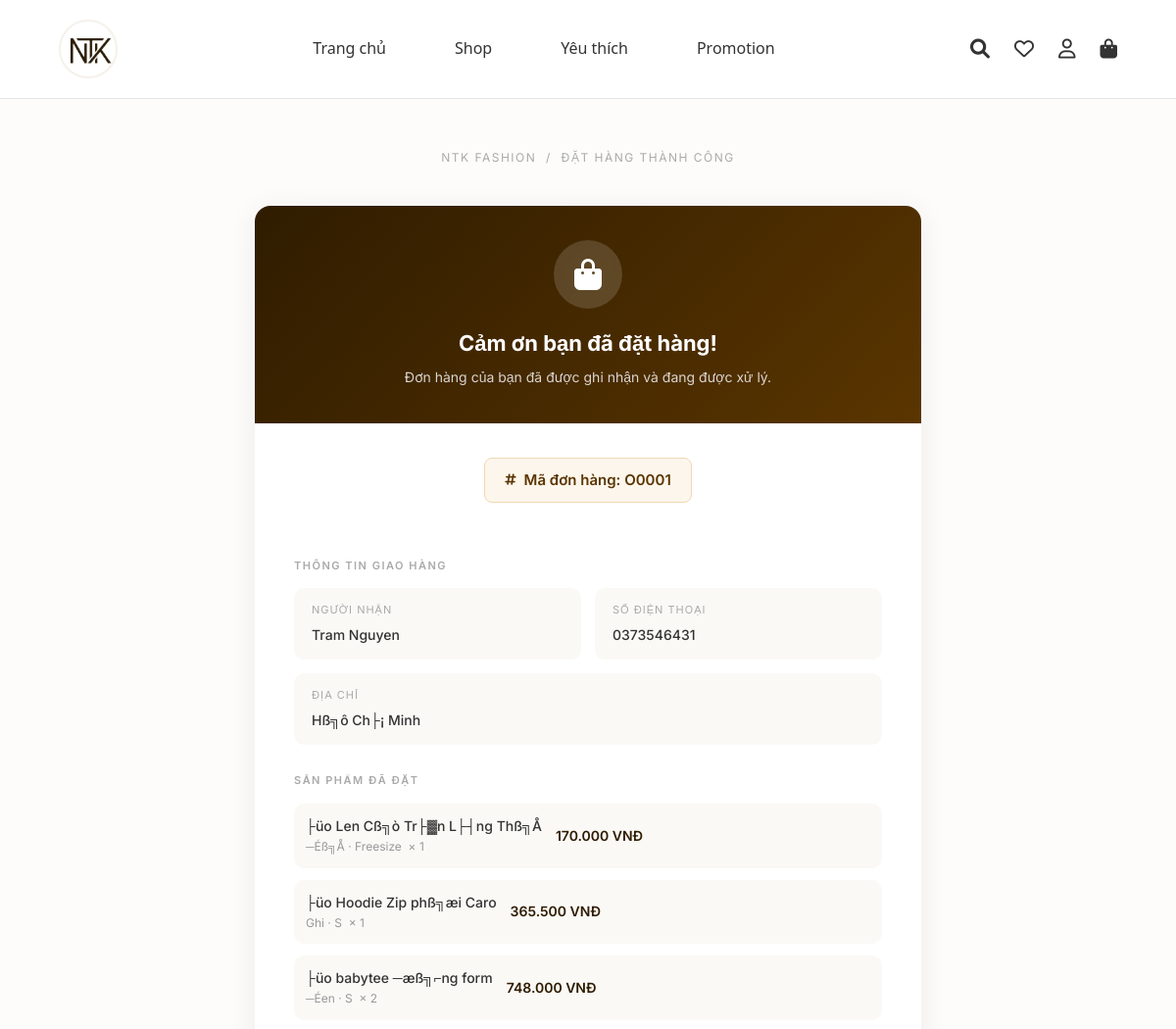
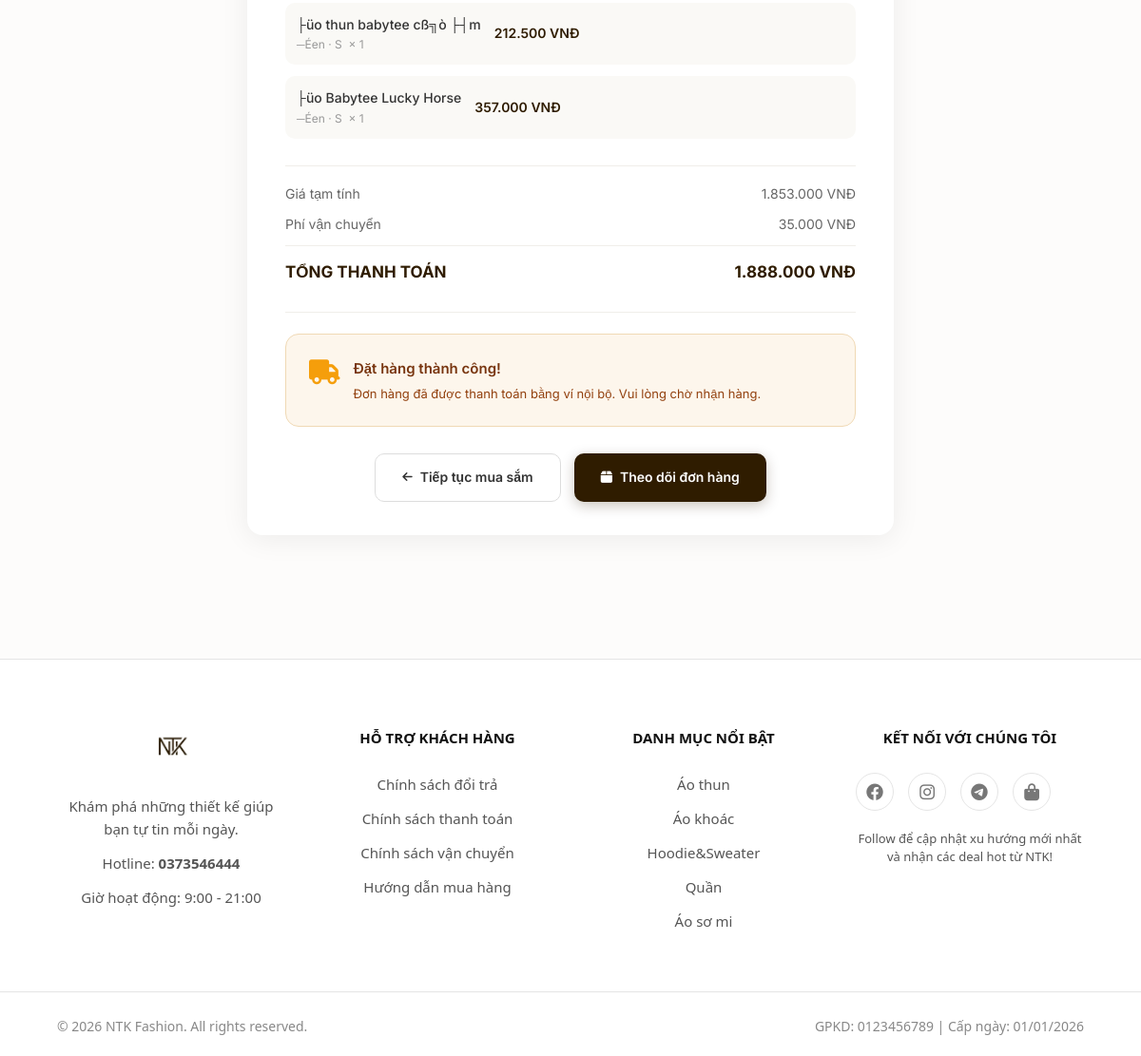
/order_success.php?id=O0001, run on the app's committed database (2 pictures, top to bottom).
### tables this page shows
CREATE TABLE `orders` (
  `order_id` char(5) NOT NULL,
  `payos_order_code` bigint(20) DEFAULT NULL,
  `payos_qr_code` text DEFAULT NULL,
  `user_id` char(5) DEFAULT NULL,
  `order_date` datetime DEFAULT current_timestamp(),
  `fullname` varchar(100) DEFAULT NULL,
  `phone` varchar(10) DEFAULT NULL,
  `address` varchar(500) DEFAULT NULL,
  `total_price` decimal(15,2) DEFAULT NULL,
  `shipping_fee` decimal(15,2) DEFAULT NULL,
  `shipping_method_id` char(5) DEFAULT NULL,
  `discount_value` decimal(15,2) DEFAULT NULL,
  `order_status` int(11) DEFAULT NULL,
  `final_price` decimal(15,2) DEFAULT NULL,
  `payment_status` int(11) DEFAULT 0,
  `payment_method` int(11) DEFAULT NULL,
  `coupon_id` char(5) DEFAULT NULL,
  `tracking_number` varchar(50) DEFAULT NULL,
  `wallet_used_amount` decimal(15,2) DEFAULT 0.00,
  `note` varchar(500) DEFAULT NULL,
  `payos_checkout_url` varchar(1000) DEFAULT NULL,
  PRIMARY KEY (`order_id`),
  KEY `fk_order_user` (`user_id`),
  KEY `fk_order_coupon` (`coupon_id`),
  KEY `fk_order_ship` (`shipping_method_id`),
  CONSTRAINT `fk_order_coupon` FOREIGN KEY (`coupon_id`) REFERENCES `coupons` (`coupon_id`),
  CONSTRAINT `fk_order_ship` FOREIGN KEY (`shipping_method_id`) REFERENCES `shipping_methods` (`shipping_method_id`),
  CONSTRAINT `fk_order_user` FOREIGN KEY (`user_id`) REFERENCES `users` (`user_id`)
);

CREATE TABLE `order_details` (
  `detail_id` char(5) NOT NULL,
  `order_id` char(5) DEFAULT NULL,
  `variant_id` char(5) DEFAULT NULL,
  `quantity` int(11) DEFAULT NULL,
  `price` decimal(15,2) DEFAULT NULL,
  `feedback` varchar(500) DEFAULT NULL,
  `is_reviewed` int(11) DEFAULT 0,
  `product_name` varchar(200) DEFAULT NULL,
  `unit_price` decimal(15,2) DEFAULT NULL,
  PRIMARY KEY (`detail_id`),
  KEY `fk_detail_order` (`order_id`),
  KEY `fk_detail_variant` (`variant_id`),
  CONSTRAINT `fk_detail_order` FOREIGN KEY (`order_id`) REFERENCES `orders` (`order_id`),
  CONSTRAINT `fk_detail_variant` FOREIGN KEY (`variant_id`) REFERENCES `product_variants` (`variant_id`)
);

### src/order_success.php (the view, shortened to what this page needs)
<?php
require_once 'config/database.php';
$order_id = $_GET['id'] ?? '';
$stmt = $conn->prepare("SELECT * FROM Orders WHERE order_id = :oid");
$stmt->execute(['oid' => $order_id]);
$order = $stmt->fetch(PDO::FETCH_ASSOC);
$stmt_items = $conn->prepare("
    SELECT od.order_id, od.variant_id, od.product_name, od.quantity, od.price,
           v.color, v.size FROM Order_Details od
    LEFT JOIN Product_Variants v ON od.variant_id = v.variant_id
    WHERE od.order_id = :oid
");
$stmt_items->execute(['oid' => $order_id]);
$order_items = $stmt_items->fetchAll(PDO::FETCH_ASSOC);
$is_online  = ($order['payment_method'] == 2);
$is_paid    = ($order['payment_status'] == 1);
$has_qr     = (!empty($order['payos_qr_code']));
$checkout_url = $order['payos_checkout_url'] ?? '';
include 'includes/header.php';
?>
<div class="success-page">
    <div class="success-breadcrumb">NTK Fashion &nbsp;/&nbsp; Đặt hàng thành công</div>
    <div class="success-card">
        <div class="success-card-header">
            <div class="icon-wrap">
                <i class="fa-solid fa-bag-shopping"></i>
            </div>
            <h1>Cảm ơn bạn đã đặt hàng!</h1>
            <p>Đơn hàng của bạn đã được ghi nhận và đang được xử lý.</p>
        </div>
        <div class="success-card-body">
            <div style="text-align:center; margin-bottom: 28px;">
                <div class="order-badge">
                    <i class="fa-solid fa-hashtag" style="font-size:13px;"></i>
                    Mã đơn hàng: <?= htmlspecialchars($order_id) ?>
                </div>
            </div>
            <div class="section-label">Thông tin giao hàng</div>
            <div class="info-grid">
                <div class="info-item">
                    <div class="label">Người nhận</div>
                    <div class="value"><?= htmlspecialchars($order['fullname'] ?? '') ?></div>
                </div>
                <div class="info-item">
                    <div class="label">Số điện thoại</div>
                    <div class="value"><?= htmlspecialchars($order['phone'] ?? '') ?></div>
                </div>
                <div class="info-item" style="grid-column: 1 / -1;">
                    <div class="label">Địa chỉ</div>
                    <div class="value"><?= htmlspecialchars($order['address'] ?? '') ?></div>
                </div>
            </div>
            <?php if (!empty($order_items)): ?>
            <div class="section-label">Sản phẩm đã đặt</div>
            <div class="product-list">
                <?php foreach ($order_items as $item): ?>
                <div class="product-row">
                    <div>
                        <div class="prod-name"><?= htmlspecialchars($item['product_name'] ?? '') ?></div>
                        <div class="prod-variant">
                            <?php
                                $variant_info = [];
                                if (!empty($item['color'])) $variant_info[] = $item['color'];
                                if (!empty($item['size']))  $variant_info[] = $item['size'];
                                echo htmlspecialchars(implode(' · ', $variant_info));
                            ?>
                            &nbsp;&times; <?= intval($item['quantity']) ?>
                        </div>
                    </div>
                    <div class="prod-price">
                        <?= number_format($item['price'] * $item['quantity'], 0, ',', '.') ?> VNĐ
                    </div>
                </div>
                <?php endforeach; ?>
            </div>
            <?php endif; ?>
            <div class="price-breakdown">
                <div class="price-row">
                    <span>Giá tạm tính</span>
                    <span><?= number_format($order['total_price'] - $order['shipping_fee'], 0, ',', '.') ?> VNĐ</span>
                </div>
                <div class="price-row">
                    <span>Phí vận chuyển</span>
                    <span><?= number_format($order['shipping_fee'], 0, ',', '.') ?> VNĐ</span>
                </div>
                <div class="price-row total">
                    <span>TỔNG THANH TOÁN</span>
                    <span><?= number_format($order['final_price'], 0, ',', '.') ?> VNĐ</span>
                </div>
            </div>
            <hr class="divider">
            <?php if ($is_online && !$is_paid && $has_qr): ?>
                <div class="qr-box" id="qr-section">
                    <h3><i class="fa-solid fa-qrcode" style="margin-right:6px;"></i>Quét mã QR để thanh toán</h3>
                    <p>Mở ứng dụng ngân hàng và quét mã QR bên dưới.<br>
                       Hệ thống sẽ tự động cập nhật sau khi nhận được tiền.</p>
                    <?php
                        $qr_data = $order['payos_qr_code'];
                    ?>
                    <img class="qr-image"
                         src="https://api.qrserver.com/v1/create-qr-code/?size=400x400&margin=15&data=<?= urlencode($qr_data) ?>"
                         alt="PayOS QR Code">
                    <div class="qr-amount"><?= number_format($order['final_price'], 0, ',', '.') ?> VNĐ</div>
                    <div>
                        <div class="qr-status-badge" id="status-badge">
                            <i class="fa-solid fa-circle-notch fa-spin"></i>
                            Đang chờ thanh toán...
                        </div>
                    </div>
                    <?php if (!empty($checkout_url)): ?>
                    <div>
                        <a href="<?= htmlspecialchars($checkout_url) ?>" target="_blank" class="open-payos-btn">
                            <i class="fa-solid fa-arrow-up-right-from-square"></i>
                            Mở trang thanh toán PayOS
                        </a>
                    </div>
                    <?php endif; ?>
                </div>
                <script>
                const orderId = <?= json_encode($order_id) ?>;
                let pollCount = 0;
                const maxPolls = 120; // Poll tối đa 6 phút (120 x 3s)
                const intervalId = setInterval(function() {
                    pollCount++;
                    if (pollCount > maxPolls) {
                        clearInterval(intervalId);
                        return;
                    }
                    fetch('api/check_payment_status.php?id=' + orderId)
                        .then(res => res.json())
                        .then(data => {
                            if (data.success && data.paid) {
                                clearInterval(intervalId);
                                // Hiện overlay thành công
                                document.getElementById('success-overlay').classList.add('show');
                                // Cập nhật badge
                                const badge = document.getElementById('status-badge');
                                badge.className = 'qr-status-badge paid';
                                badge.innerHTML = '<i class="fa-solid fa-circle-check"></i> Đã thanh toán!';
                            }
                        })
                        .catch(e => console.error('Poll error:', e));
                }, 3000);
                </script>
            <?php else: ?>
                <div class="cod-box">
                    <i class="fa-solid fa-truck"></i>
                    <div>
                        <h4>Đặt hàng thành công!</h4>
                        <p>
                            <?php if ($order['payment_method'] == 1): ?>
                                Bạn sẽ thanh toán khi nhận hàng (COD). Đơn hàng sẽ được giao trong 3–5 ngày làm việc.
                            <?php else: ?>
                                Đơn hàng đã được thanh toán bằng ví nội bộ. Vui lòng chờ nhận hàng.
                            <?php endif; ?>
                        </p>
                    </div>
                </div>
            <?php endif; ?>
            <div class="cta-buttons">
                <a href="index.php" class="cta-btn secondary">
                    <i class="fa-solid fa-arrow-left" style="font-size:12px;"></i>
                    Tiếp tục mua sắm
                </a>
                <a href="views/user/dashboard.php?view=chitietdonhang&id=<?= $order_id ?>" class="cta-btn primary">
                    <i class="fa-solid fa-box"></i>
                    Theo dõi đơn hàng
                </a>
            </div>
        </div>
    </div>
</div>
<?php include 'includes/footer.php'; ?>

### src/assets/css/style.css (style rules this page uses)
:root { --primary-color: #2f1c00; --bg-color: #ffffff; --beige-color: #f5f1eb; --border-color: #e5e5e5; --text-color: #111111; --font-main: 'Helvetica Neue', Arial, sans-serif; }
* { margin: 0; padding: 0; box-sizing: border-box; }
body { font-family: var(--font-main); color: var(--text-color); background-color: var(--bg-color); line-height: 1.6; }
a { text-decoration: none; color: inherit; transition: color 0.3s ease; }
body { margin: 0; font-family: 'Segoe UI', Arial, sans-serif; background: #fdfcfb; color: #333; }

### src/order_success.php (style rules this page uses)
.success-page { max-width: 720px; margin: 50px auto; padding: 0 20px 80px; font-family: 'Inter', sans-serif; }
.success-breadcrumb { text-align: center; font-size: 12px; color: #aaa; letter-spacing: 1.5px; text-transform: uppercase; margin-bottom: 40px; }
.success-card { background: #fff; border-radius: 16px; box-shadow: 0 4px 30px rgba(0,0,0,0.07); overflow: hidden; }
.success-card-header { background: linear-gradient(135deg, #2f1c00 0%, #5a3500 100%); padding: 35px 40px; text-align: center; color: #fff; }
.success-card-header .icon-wrap { width: 70px; height: 70px; background: rgba(255,255,255,0.15); border-radius: 50%; display: flex; align-items: center; justify-content: center; margin: 0 auto 18px; backdrop-filter: blur(4px); }
.success-card-header .icon-wrap i { font-size: 32px; }
.success-card-header h1 { font-size: 22px; font-weight: 700; margin-bottom: 6px; }
.success-card-header p { font-size: 14px; opacity: 0.8; }
.success-card-body { padding: 35px 40px; }
.order-badge { display: inline-flex; align-items: center; gap: 8px; background: #fdf6ec; border: 1px solid #f0d9b5; border-radius: 8px; padding: 10px 20px; font-size: 15px; color: #5a3500; font-weight: 600; margin-bottom: 28px; }
.section-label { font-size: 11px; font-weight: 600; letter-spacing: 1.5px; text-transform: uppercase; color: #aaa; margin-bottom: 14px; }
.info-grid { display: grid; grid-template-columns: 1fr 1fr; gap: 14px; margin-bottom: 28px; }
.info-item { background: #faf9f6; border-radius: 10px; padding: 14px 18px; }
.info-item .label { font-size: 11px; color: #aaa; text-transform: uppercase; letter-spacing: 1px; margin-bottom: 5px; }
.info-item .value { font-size: 14px; color: #333; font-weight: 500; }
.product-list { display: flex; flex-direction: column; gap: 12px; margin-bottom: 28px; }
.product-row { display: flex; align-items: center; gap: 14px; padding: 12px; background: #faf9f6; border-radius: 10px; }
.product-row .prod-name { flex: 1; font-size: 14px; font-weight: 500; color: #333; }
.product-row .prod-variant { font-size: 12px; color: #999; }
.product-row .prod-price { font-size: 14px; font-weight: 600; color: #2f1c00; }
.price-breakdown { border-top: 1px solid #f0eee9; padding-top: 18px; margin-bottom: 28px; }
.price-row { display: flex; justify-content: space-between; font-size: 14px; color: #666; margin-bottom: 10px; }
.price-row.total { font-size: 17px; font-weight: 700; color: #2f1c00; border-top: 1px solid #f0eee9; padding-top: 14px; margin-top: 4px; }
.cod-box { padding: 24px; border-radius: 14px; background: #fdf6ec; margin-bottom: 28px; border: 1px solid #f0d9b5; display: flex; align-items: flex-start; gap: 14px; }
.cod-box i { font-size: 26px; color: #f59e0b; margin-top: 2px; }
.cod-box h4 { font-size: 15px; font-weight: 600; color: #78350f; margin-bottom: 5px; }
.cod-box p { font-size: 13px; color: #92400e; line-height: 1.5; }
.cta-buttons { display: flex; gap: 14px; justify-content: center; margin-top: 8px; }
.cta-btn { padding: 13px 28px; border-radius: 10px; font-size: 14px; font-weight: 600; text-decoration: none; display: flex; align-items: center; gap: 8px; transition: 0.2s; }
.cta-btn.primary { background: #2f1c00; color: #fff; box-shadow: 0 4px 14px rgba(47,28,0,0.25); }
.cta-btn.secondary { background: #fff; color: #333; border: 1.5px solid #ddd; }
.divider { border: none; border-top: 1px solid #f0eee9; margin: 22px 0; }

### data on the page
orders: fullname "Tram Nguyen", phone "0373546431", address "Hß╗ô Ch├¡ Minh", $order['total_price'] - $order['shipping_fee'] "1.853.000", shipping_fee "35.000", final_price "1.888.000"
order_details: product_name "├üo Len Cß╗ò Tr├▓n L├┤ng Thß╗Å", variant_info "─Éß╗Å · Freesize", quantity "1", $item['price'] * $item['quantity'] "170.000"
order_details: product_name "├üo Hoodie Zip phß╗æi Caro", variant_info "Ghi · S", quantity "1", $item['price'] * $item['quantity'] "365.500"
order_details: product_name "├üo babytee ─æß╗⌐ng form", variant_info "─Éen · S", quantity "2", $item['price'] * $item['quantity'] "748.000"
order_details: product_name "├üo thun babytee cß╗ò ├┤m", variant_info "─Éen · S", quantity "1", $item['price'] * $item['quantity'] "212.500"
order_details: product_name "├üo Babytee Lucky Horse", variant_info "─Éen · S", quantity "1", $item['price'] * $item['quantity'] "357.000"

### other printed values
$order_id "O0001"
